Frame 1 (no input): blank canvas, image omitted
Frame 60 (no input): blank canvas, image omitted
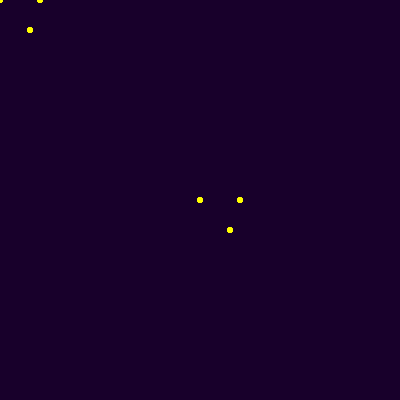
Frame 120 (the mouse pressed at the canvas centre since frame 60)

The p5.js sketch whose frames 1 and 60 were blank and that drew this single picture after the mouse press (run headless with seeded random() and noise() and a simulated clock; from frame 60 on, the mouse is pressed at the canvas centre):

// p5.js sketch
// ── sketch.js
function setup() {
  createCanvas(400, 400);

  //RGB values
  background(24, 0, 43);

  //this is the brush
  strokeWeight(5);
  //colour of the brush
  stroke(255, 255, 0);
}
function draw() {
  let posY1 = mouseY;
  let posX1 = mouseX;
  point(posX1, posY1);
  point(posX1 + 30, posY1 + 30);
  point(posX1+40,posY1)
  
  
  
}
